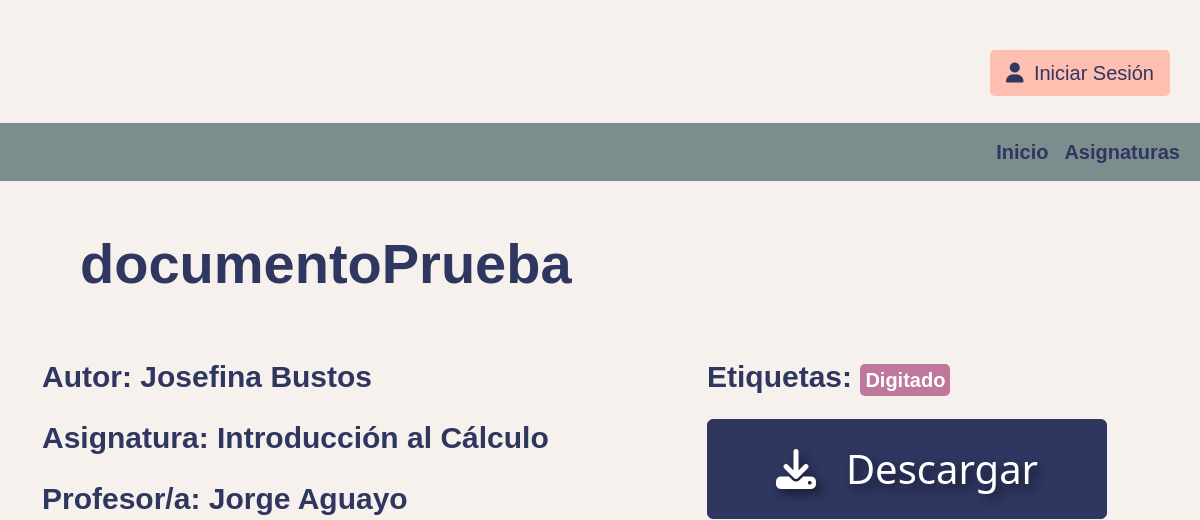
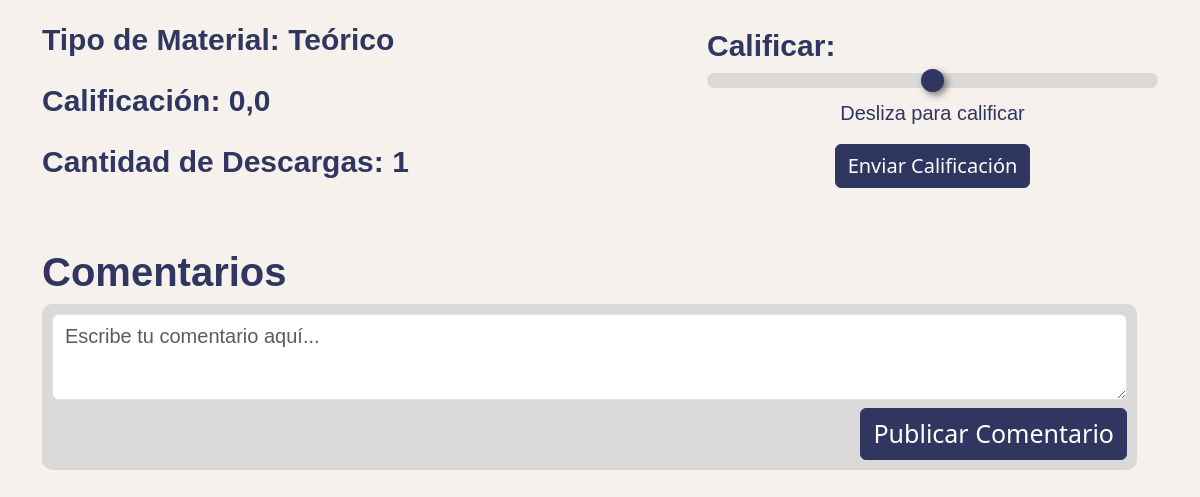
/post/1, run on an earlier commit of the app's database (2 pictures, top to bottom).
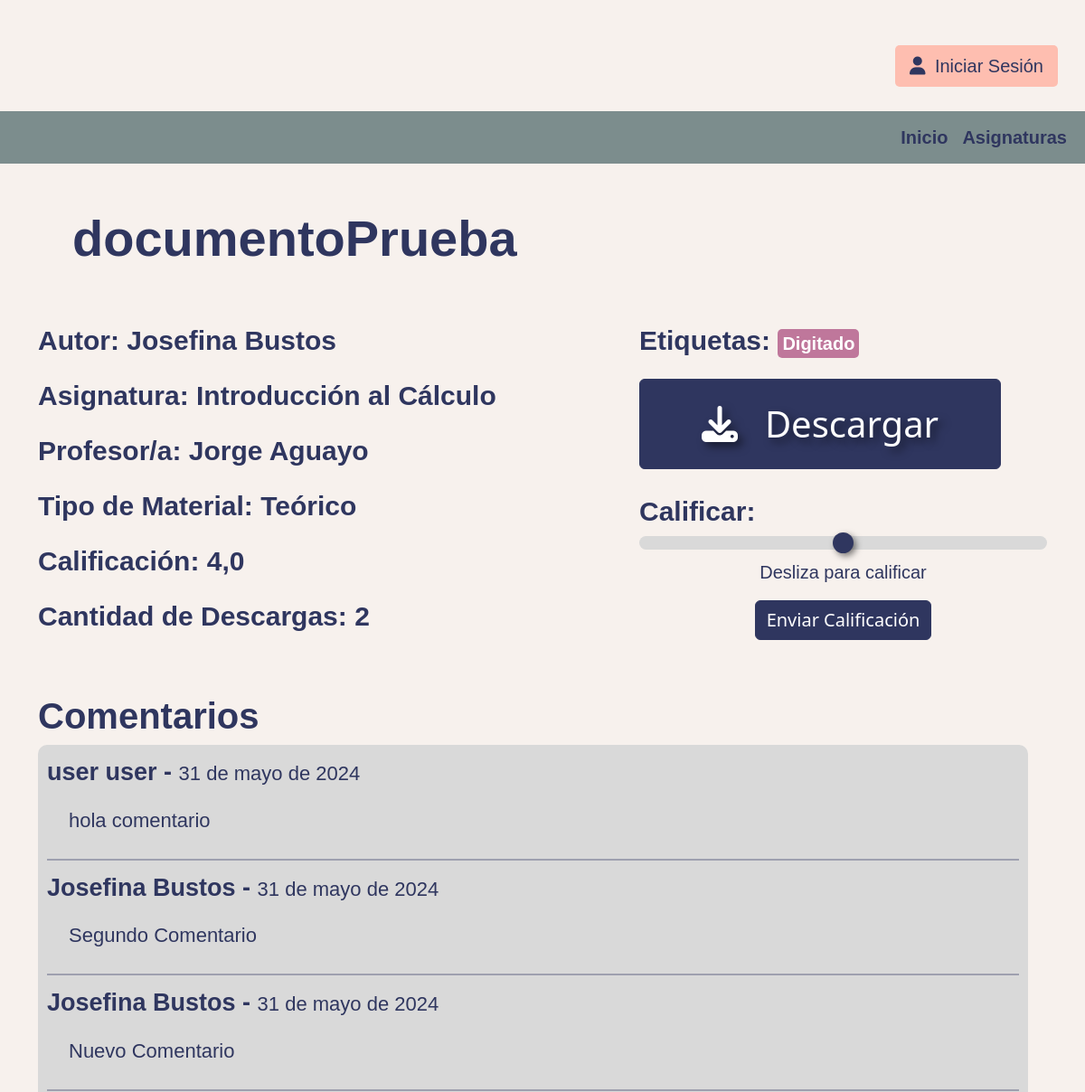
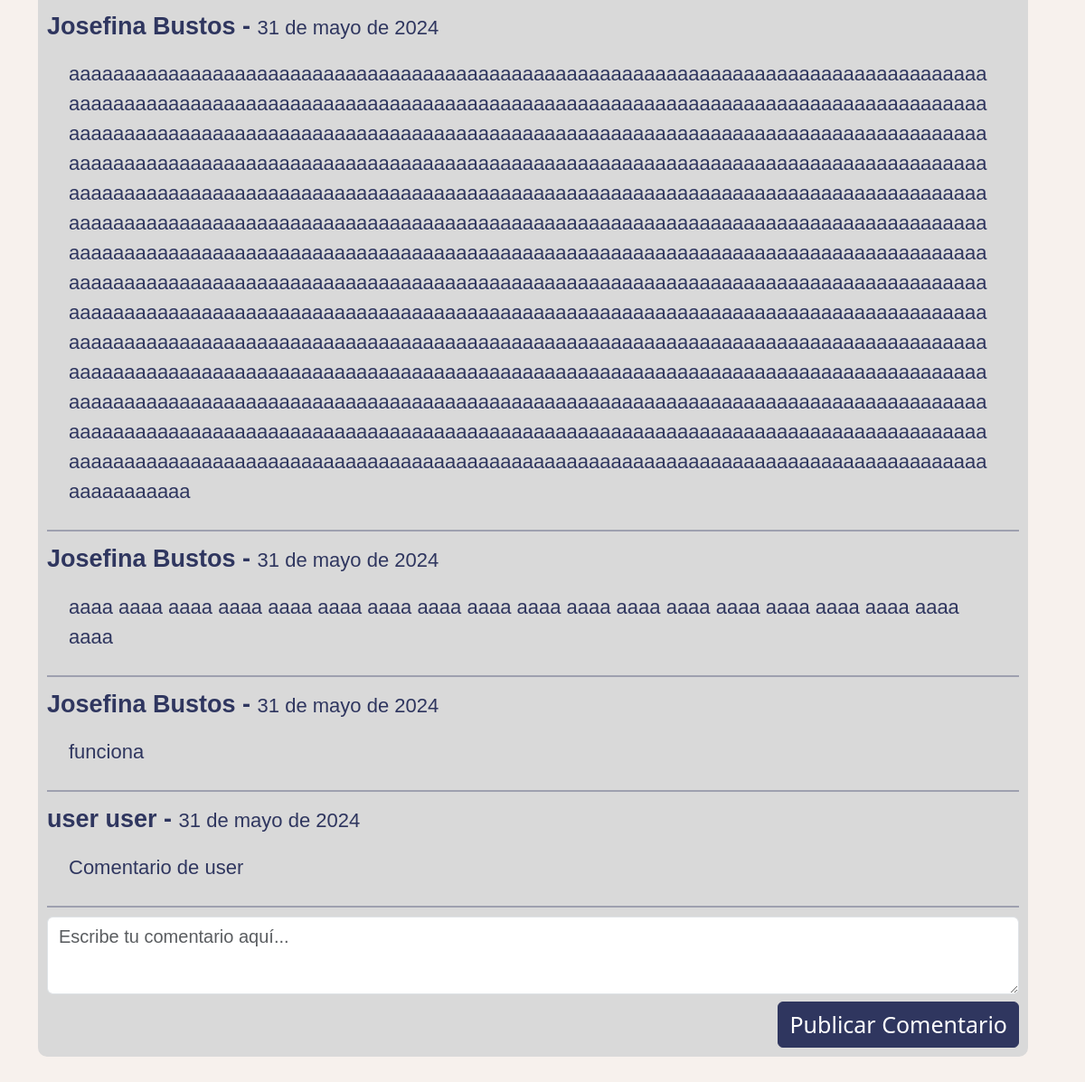
And on a later commit of the database (2 pictures, top to bottom).
### catalog/models.py (models this page shows, shortened)
class Documentos(models.Model):
    id_documento = models.AutoField(primary_key=True)
    titulo = models.CharField(max_length=50)
    id_usuario = models.ForeignKey(
        Account, on_delete=models.SET_NULL, null=True)
    fecha_subida = models.DateField()
    id_tipo_material = models.ForeignKey(
        TiposMaterial, on_delete=models.SET_NULL, null=True)
    id_asignaturas = models.ForeignKey(
        Asignaturas, on_delete=models.SET_NULL, null=True)
    profesor = models.ForeignKey(
        Profesores, on_delete=models.SET_NULL, null=True)
    archivo = models.FileField(upload_to=change_file_name)
    calificacion = models.FloatField()
    num_calificaciones = models.IntegerField(default=0)
    cantidad_descargas = models.IntegerField()
    etiquetas = models.ManyToManyField(Etiquetas)
    calificaciones_usuarios = JSONField(default=dict)
    class Meta:
        verbose_name = 'Documento'
        verbose_name_plural = 'Documentos'

class Account(AbstractBaseUser):
    id_usuario = models.AutoField(primary_key=True)
    nombre = models.CharField(max_length=20)
    apellido = models.CharField(max_length=20)
    correo = models.EmailField(unique=True)
    fecha_nacimiento = models.DateField()
    fecha_ingreso = models.DateField()
    is_admin = models.BooleanField(default=False)
    is_active = models.BooleanField(default=True)
    is_staff = models.BooleanField(default=False)
    is_superuser = models.BooleanField(default=False)
    objects = UserManager()
    USERNAME_FIELD = 'correo'
    REQUIRED_FIELDS = ['nombre', 'apellido',
                       'fecha_nacimiento', 'fecha_ingreso']
    class Meta:
        verbose_name = 'Usuario'
        verbose_name_plural = 'Usuarios'
    def __str__(self):
        return self.nombre + ' ' + self.apellido

class Asignaturas(models.Model):
    id_asignatura = models.AutoField(primary_key=True)
    nombre = models.CharField(max_length=100)
    codigo_curso = models.CharField(max_length=7)
    class Meta:
        verbose_name = 'Asignatura'
        verbose_name_plural = 'Asignaturas'
    def __str__(self):
        return self.nombre

class Profesores(models.Model):
    id_profesor = models.AutoField(primary_key=True)
    nombre = models.CharField(max_length=20)
    apellido = models.CharField(max_length=20)
    asignatura = models.ManyToManyField(Asignaturas)
    class Meta:
        verbose_name = 'Profesor'
        verbose_name_plural = 'Profesores'

class TiposMaterial(models.Model):
    id_tipo_material = models.AutoField(primary_key=True)
    nombre = models.CharField(max_length=20)
    class Meta:
        verbose_name = 'Tipo de Material'
        verbose_name_plural = 'Tipos de Material'
    def __str__(self):
        return self.nombre

class Etiquetas(models.Model):
    id_etiqueta = models.AutoField(primary_key=True)
    nombre = models.CharField(max_length=15)
    class Meta:
        verbose_name = 'Etiqueta'
        verbose_name_plural = 'Etiquetas'
    def __str__(self):
        return self.nombre

class Comentarios(models.Model):
    id_comentario = models.AutoField(primary_key=True)
    id_documento_asociado = models.ForeignKey(
        Documentos, on_delete=models.CASCADE)
    id_usuario = models.ForeignKey(Account, on_delete=models.CASCADE)
    fecha = models.DateField()
    contenido = models.TextField()
    class Meta:
        verbose_name = 'Comentario'
        verbose_name_plural = 'Comentarios'

### catalog/views.py (the view)
# urls.py: path('post/<int:id>', views.post, name='Post'),
def post(request, id):
    documento = get_object_or_404(Documentos, id_documento=id)
    etiquetas = documento.etiquetas.all()
    comentarios = Comentarios.objects.filter(id_documento_asociado=id)
    nuevo_comentario = None
    user = request.user
    if request.method == 'POST':
        if 'contenido' in request.POST:
            form = CommentForm(request.POST)
            if form.is_valid():
                nuevo_comentario = form.save(commit=False)
                nuevo_comentario.id_usuario = user
                nuevo_comentario.id_documento_asociado = documento
                nuevo_comentario.fecha = datetime.datetime.now()
                nuevo_comentario.save()
                return redirect(reverse('post', kwargs={'id': documento.id_documento}))
        elif 'calificacion' in request.POST:
            form = RateForm(request.POST)
            if form.is_valid():
                nueva_calificacion = form.cleaned_data['calificacion']
                documento.calificaciones_usuarios[str(
                    user.id_usuario)] = nueva_calificacion
                documento.num_calificaciones = len(
                    documento.calificaciones_usuarios)
                total_calificaciones = sum(
                    map(int, documento.calificaciones_usuarios.values()))
                documento.calificacion = total_calificaciones / documento.num_calificaciones
                documento.save()
                return redirect(reverse('Post', kwargs={'id': documento.id_documento}))
    else:
        form = CommentForm()
        rate_form = RateForm()
    return render(request, 'post.html', {
        'documento': documento,
        'etiquetas': etiquetas,
        'comentarios': comentarios,
        'form': form,
        'rate_form': rate_form
    })

### catalog/forms.py
class CommentForm(forms.ModelForm):
    class Meta:
        model = Comentarios
        fields = ['contenido']
        widgets = {
            'contenido': forms.Textarea(attrs={'class': 'form-control', 'rows': 3, 'placeholder': 'Escribe tu comentario aquí...'}),
        }

class RateForm(forms.ModelForm):
    class Meta:
        model = Documentos
        fields = ['calificacion']
        widgets = {
            'calificacion': forms.NumberInput(attrs={'type': 'range', 'class': 'form-range', 'min': '1', 'max': '5', 'step': '1'}),
        }

### templates/post.html (shortened to what this page needs)
{% extends "navbar.html" %}{% load static %} {% block content %}
<div class="row">
  <div class="col-12">
    <h2
      class="barlow-extrabold"
      style="font-size: 56px; padding: 49px 0 49px 80px"
    >
      {{ documento.titulo }}
    </h2>
  </div>
</div>
<div class="container mb-5 pb-5">
  <div class="row">
    <div class="col-7">
      <p class="barlow-semibold" style="font-size: 30px">
        <strong>Autor:</strong> {{ documento.id_usuario }}
      </p>
      <p class="barlow-semibold" style="font-size: 30px">
        <strong>Asignatura:</strong> {{ documento.id_asignaturas }}
      </p>
      <p class="barlow-semibold" style="font-size: 30px">
        <strong>Profesor/a:</strong> {{ documento.profesor.nombre }}
        {{documento.profesor.apellido }}
      </p>
      <p class="barlow-semibold" style="font-size: 30px">
        <strong>Tipo de Material:</strong> {{ documento.id_tipo_material }}
      </p>
      <p class="barlow-semibold" style="font-size: 30px">
        <strong>Calificación:</strong> {{ documento.calificacion }}
      </p>
      <p class="barlow-semibold" style="font-size: 30px">
        <strong>Cantidad de Descargas:</strong> {{documento.cantidad_descargas}}
      </p>
    </div>
    <div class="col">
      <p class="barlow-semibold" style="font-size: 30px">
        <strong>Etiquetas:</strong>
        {% for etiqueta in etiquetas %}
        <span class="tag-bg" style="font-size: 20px; padding: 5px"
          >{{ etiqueta }}</span
        >
        {% endfor %}
      </p>
      <a
        href="{% url 'download_document' id_documento=documento.id_documento %}"
        class="btn custom-btn"
        style="
          font-size: 40px;
          margin-top: 20px;
          width: 400px;
          height: 100px;
          display: flex;
          align-items: center;
          justify-content: center;
          text-shadow: 5px 5px 10px rgba(0, 0, 0, 0.5);
        "
      >
        <i
          class="fa fa-download"
          style="color: white; font-size: 40px; margin-right: 30px"
        ></i>
        Descargar
      </a>
      <div class="mt-4">
        <strong class="barlow-extrabold" style="font-size: 30px"
          >Calificar:</strong
        >
        <form method="post" action="{% url 'Post' documento.id_documento %}">
          <div class="mb-3">
            {{ rate_form.calificacion }}
            <span
              id="calificacion-value"
              class="d-flex justify-content-center barlow-medium"
              style="font-size: 20px"
              >Desliza para calificar</span
            >
          </div>
          <div class="d-flex justify-content-center mt-3">
            <button
              type="submit"
              class="btn custom-btn"
              style="font-size: 20px"
            >
              Enviar Calificación
            </button>
          </div>
        </form>
      </div>
    </div>
  </div>
  <div class="col-6 mt-5">
    <h1 class="barlow-extrabold">Comentarios</h1>
    <div class="container comment-container">
      {% for comentario in comentarios %}
      <div class="comment">
        <p class="barlow-semibold" style="font-size: 27px">
          <strong>{{ comentario.id_usuario }}</strong> -
          <span class="barlow-medium" style="font-size: 22px"
            >{{ comentario.fecha }}</span
          >
        </p>
        <p class="barlow-medium mx-4" style="font-size: 22px">
          {{ comentario.contenido }}
        </p>
      </div>
      {% endfor %}
      <form id="comment-form" method="post">
        <div class="form-group">{{ form.contenido }}</div>
        <div class="d-flex justify-content-end mt-2">
          <button
            type="submit"
            class="btn custom-btn"
            style="width: auto; height: auto"
          >
            Publicar Comentario
          </button>
        </div>
      </form>
    </div>
    {% endblock %}

### templates/navBar.html (shortened to what this page needs)
{% load static %}
<!DOCTYPE html>
<html>
  <head>
    <link
      href="https://cdn.jsdelivr.net/npm/bootstrap@5.3.3/dist/css/bootstrap.min.css"
      rel="stylesheet"
    />
    <link
      rel="stylesheet"
      href="https://cdnjs.cloudflare.com/ajax/libs/font-awesome/6.5.2/css/all.min.css"
    />
    <link
      rel="stylesheet"
      type="text/css"
      href="{% static 'css/general.css' %}"
    />
  </head>
  <body>
    <div class="menu-container d-flex justify-content-end">
      {% if user.is_authenticated %}
      <button
        class="btn dropdown-toggle"
        type="button"
        id="dropdownMenuButton"
        data-bs-toggle="dropdown"
        aria-expanded="false"
      >
        <i id="toggle-container" class="fa-solid fa-bars fa-lg"></i>
      </button>
      <ul
        class="dropdown-menu dropdown-menu-end"
        aria-labelledby="dropdownMenuButton"
      >
        <li><a class="dropdown-item" href="#">Opción 1</a></li>
        <li><a class="dropdown-item" href="#">Opción 2</a></li>
        <li>
          <a class="dropdown-item" href="{% url 'logout' %}">Cerrar Sesión</a>
        </li>
      </ul>
      {% else %}
      <button
        class="login-button"
        data-bs-toggle="modal"
        data-bs-target="#loginModal"
      >
        <i class="fa-solid fa-user"></i> Iniciar Sesión
      </button>
      {% include 'modal_login.html' %} {% endif %}
    </div>
    <nav class="navbar navbar-expand-lg">
      <div class="container-fluid">
        <div class="collapse navbar-collapse">
          <ul class="navbar-nav ms-auto mb-2 mb-lg-0">
            <li class="nav-item">
              <a
                class="nav-link barlow-semibold"
                aria-current="page"
                href="{% url 'home' %}"
                >Inicio</a
              >
            </li>
            <li class="nav-item">
              <a
                class="nav-link barlow-semibold"
                aria-current="page"
                href="{% url 'asignaturas' %}"
                >Asignaturas</a
              >
            </li>
          </ul>
        </div>
      </div>
    </nav>
    {% block content %}{% endblock %}
  </body>
</html>

### catalog/static/css/general.css (style rules this page uses)
body { background-color: rgba(247, 241, 237, 1); }
i { color: rgba(47, 54, 95, 1); }
.navbar { margin-top: 123px; background-color: rgba(61, 90, 91, 0.66); height: 58px; }
.nav-link { font-size: 20px; }
.barlow-medium { font-family: "Barlow", sans-serif; font-weight: 500; color: #2f365f; }
.barlow-semibold { font-family: "Barlow", sans-serif; font-weight: 600; color: #2f365f; }
.barlow-extrabold { font-family: "Barlow", sans-serif; font-weight: 800; color: #2f365f; }
::placeholder { font-size: 40px; font-family: "Barlow", sans-serif; color: rgba(47, 54, 95, 0.6); }
.custom-btn { background-color: rgba(47, 54, 95, 1); color: white; border-color: rgba(47, 54, 95, 1); font-size: 25px; }
.tag-bg { background-color: rgba(168, 68, 122, 0.7); color: white; border-radius: 5px; padding: 4px; margin-right: 5px; overflow: hidden; text-overflow: ellipsis; white-space: nowrap; }
.menu-container { display: flex; align-items: center; position: absolute; right: 20px; top: 50px; justify-content: flex-end; }
.login-button { background-color: rgba(254, 190, 176, 1); border: none; color: rgba(47, 54, 95, 1); padding: 8px 16px; text-align: center; text-decoration: none; display: inline-block; font-family: "Barlow", sans-serif; font-size: 20px; margin-right: 10px; cursor: pointer; border-radius: 5px; }
.login-button i { margin-right: 5px; }
.comment-container { display: flex; flex-direction: column; gap: 10px; padding: 10px; width: 1095px; background-color: rgba(217, 217, 217, 1); border-radius: 10px; }
.comment { border-bottom: 2px solid rgba(47, 54, 95, 0.344); padding-bottom: 10px; word-wrap: break-word; }
textarea::placeholder { font-size: 20px; }

What changed in the data, as far as the page shows it:
changed Documentos "documentoPrueba": calificacion "0,0" → "4,0"; cantidad_descargas "1" → "2"
added Comentarios: id_usuario "user user", fecha "31 de mayo de 2024", contenido "hola comentario"
added Comentarios: id_usuario "Josefina Bustos", fecha "31 de mayo de 2024", contenido "Segundo Comentario"
added Comentarios: id_usuario "Josefina Bustos", fecha "31 de mayo de 2024", contenido "Nuevo Comentario"
added Comentarios: id_usuario "Josefina Bustos", fecha "31 de mayo de 2024", contenido "aaaaaaaaaaaaaaaaaaaaaaaaaaaaaaaaaaaaaaaaaaaaaaaaaaaaaaaaaaaaaaaaaaaaaaaaaaaaaaaaaaaaaaaaaaaaaaaaaaaaaaaaaaaaaaaaaaaaaaaaaaaaaaaaaaaaaaaaaaaaaaaaaaaaaaaaaaaaaaaaaaaaaaaaaaaaaaaaaaaaaaaaaaaaaaaaaaaaaaaaaaaaaaaaaaaaaaaaaaaaaaaaaaaaaaaaaaaaaaaaaaaaaaaaaaaaaaaaaaaaaaaaaaaaaaaaaaaaaaaaaaaaaaaaaaaaaaaaaaaaaaaaaaaaaaaaaaaaaaaaaaaaaaaaaaaaaaaaaaaaaaaaaaaaaaaaaaaaaaaaaaaaaaaaaaaaaaaaaaaaaaaaaaaaaaaaaaaaaaaaaaaaaaaaaaaaaaaaaaaaaaaaaaaaaaaaaaaaaaaaaaaaaaaaaaaaaaaaaaaaaaaaaaaaaaaaaaaaaaaaaaaaaaaaaaaaaaaaaaaaaaaaaaaaaaaaaaaaaaaaaaaaaaaaaaaaaaaaaaaaaaaaaaaaaaaaaaaaaaaaaaaaaaaaaaaaaaaaaaaaaaaaaaaaaaaaaaaaaaaaaaaaaaaaaaaaaaaaaaaaaaaaaaaaaaaaaaaaaaaaaaaaaaaaaaaaaaaaaaaaaaaaaaaaaaaaaaaaaaaaaaaaaaaaaaaaaaaaaaaa…"
added Comentarios: id_usuario "Josefina Bustos", fecha "31 de mayo de 2024", contenido "aaaa aaaa aaaa aaaa aaaa aaaa aaaa aaaa aaaa aaaa aaaa aaaa aaaa aaaa aaaa aaaa aaaa aaaa aaaa"
added Comentarios: id_usuario "Josefina Bustos", fecha "31 de mayo de 2024", contenido "funciona"
added Comentarios: id_usuario "user user", fecha "31 de mayo de 2024", contenido "Comentario de user"
